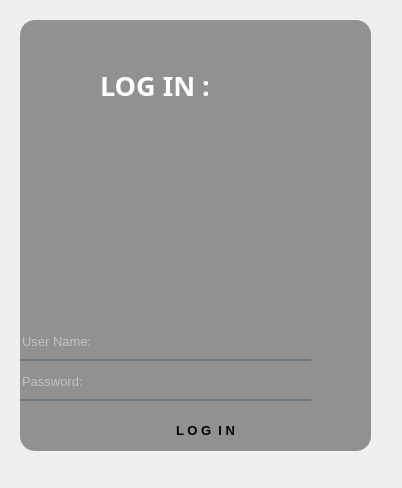
<?xml version="1.0" encoding="UTF-8"?>
<ui version="4.0">
 <class>inicio_de_sesion</class>
 <widget class="QMainWindow" name="inicio_de_sesion">
  <property name="geometry">
   <rect>
    <x>0</x>
    <y>0</y>
    <width>402</width>
    <height>488</height>
   </rect>
  </property>
  <property name="windowTitle">
   <string>MainWindow</string>
  </property>
  <property name="styleSheet">
   <string notr="true">border-radius:20px;
border-color: rgb(85, 170, 255);
</string>
  </property>
  <widget class="QWidget" name="centralwidget">
   <widget class="QWidget" name="widget" native="true">
    <property name="geometry">
     <rect>
      <x>0</x>
      <y>0</y>
      <width>391</width>
      <height>471</height>
     </rect>
    </property>
    <property name="styleSheet">
     <string notr="true">alternate-background-color: qlineargradient(spread:pad, x1:0, y1:0, x2:1, y2:0, stop:0 rgba(0, 0, 0, 255), stop:1 rgba(255, 255, 255, 255));
border-radius:20px;</string>
    </property>
    <widget class="QLabel" name="label_2">
     <property name="geometry">
      <rect>
       <x>20</x>
       <y>20</y>
       <width>351</width>
       <height>431</height>
      </rect>
     </property>
     <property name="styleSheet">
      <string notr="true">background-color: rgb(0,0,0,100);
border-radius:15px;
border-image: url(:/new_imagen/descarga.jpg);
</string>
     </property>
     <property name="text">
      <string/>
     </property>
    </widget>
    <widget class="QLabel" name="label_3">
     <property name="geometry">
      <rect>
       <x>100</x>
       <y>50</y>
       <width>161</width>
       <height>71</height>
      </rect>
     </property>
     <property name="font">
      <font>
       <family>Mongolian Baiti</family>
       <pointsize>20</pointsize>
       <weight>75</weight>
       <bold>true</bold>
      </font>
     </property>
     <property name="styleSheet">
      <string notr="true">color: rgb(255, 255, 255);</string>
     </property>
     <property name="text">
      <string>LOG IN :</string>
     </property>
    </widget>
    <widget class="QLabel" name="label_4">
     <property name="geometry">
      <rect>
       <x>10</x>
       <y>10</y>
       <width>371</width>
       <height>451</height>
      </rect>
     </property>
     <property name="styleSheet">
      <string notr="true">border-image: url(:/imagenes/cropped-Neurologia.jpg);
border-radius:20px;
</string>
     </property>
     <property name="text">
      <string/>
     </property>
    </widget>
    <widget class="QLineEdit" name="campo_password">
     <property name="geometry">
      <rect>
       <x>20</x>
       <y>370</y>
       <width>291</width>
       <height>31</height>
      </rect>
     </property>
     <property name="font">
      <font>
       <pointsize>10</pointsize>
      </font>
     </property>
     <property name="styleSheet">
      <string notr="true">background-color: rgb(0,0,0,0);
border:none;
border-bottom:2px solid rgb(105,118,132,255);
color:rgb(255,255,255,230);
padding-bottom:7px;
</string>
     </property>
     <property name="text">
      <string/>
     </property>
     <property name="echoMode">
      <enum>QLineEdit::Password</enum>
     </property>
     <property name="placeholderText">
      <string>Password: </string>
     </property>
    </widget>
    <widget class="QLineEdit" name="campo_usuario">
     <property name="geometry">
      <rect>
       <x>20</x>
       <y>330</y>
       <width>291</width>
       <height>31</height>
      </rect>
     </property>
     <property name="font">
      <font>
       <pointsize>10</pointsize>
      </font>
     </property>
     <property name="styleSheet">
      <string notr="true">background-color: rgb(0,0,0,0);
border:none;
border-bottom:2px solid rgb(105,118,132,255);
color:rgb(255,255,255,230);
padding-bottom:7px;
</string>
     </property>
     <property name="text">
      <string/>
     </property>
     <property name="placeholderText">
      <string>User Name: </string>
     </property>
    </widget>
    <widget class="QPushButton" name="login">
     <property name="geometry">
      <rect>
       <x>150</x>
       <y>410</y>
       <width>111</width>
       <height>41</height>
      </rect>
     </property>
     <property name="font">
      <font>
       <pointsize>10</pointsize>
       <weight>75</weight>
       <bold>true</bold>
      </font>
     </property>
     <property name="styleSheet">
      <string notr="true">QPushBottom#pushBottom{
	background-color: qradialgradient(spread:pad, cx:0.5, cy:0.5, radius:0.5, fx:0.5, fy:0.5, stop:0 rgba(20, 47, 78, 219), stop:0.35 rgba(255, 188, 188, 80), stop:0.4 rgba(255, 162, 162, 80), stop:0.425 rgba(255, 132, 132, 156), stop:0.44 rgba(252, 128, 128, 80), stop:1 rgba(255, 255, 255, 0));
	color:rgb(255,255,255,210);
	border-radius:5px;
}
QPushBottom#pushBottom:hover{
	background-color: qradialgradient(spread:pad, cx:0.5, cy:0.5, radius:0.5, fx:0.5, fy:0.5, stop:0 rgba(255, 235, 235, 206), stop:0.35 rgba(255, 188, 188, 80), stop:0.4 rgba(255, 162, 162, 80), stop:0.425 rgba(255, 132, 132, 156), stop:0.44 rgba(252, 128, 128, 80), stop:1 rgba(255, 255, 255, 0));
}

QPushBottom#pushBottom:pressed{
	padding-left:5px;
	padding-top:5px;
	background-color:(105,118,132,200);
}

</string>
     </property>
     <property name="text">
      <string>L O G  I N</string>
     </property>
    </widget>
    <zorder>label_2</zorder>
    <zorder>label_4</zorder>
    <zorder>label_3</zorder>
    <zorder>login</zorder>
    <zorder>campo_usuario</zorder>
    <zorder>campo_password</zorder>
   </widget>
  </widget>
  <widget class="QStatusBar" name="statusbar"/>
 </widget>
 <resources>
  <include location="imagenes/imagenes.qrc"/>
 </resources>
 <connections/>
</ui>
